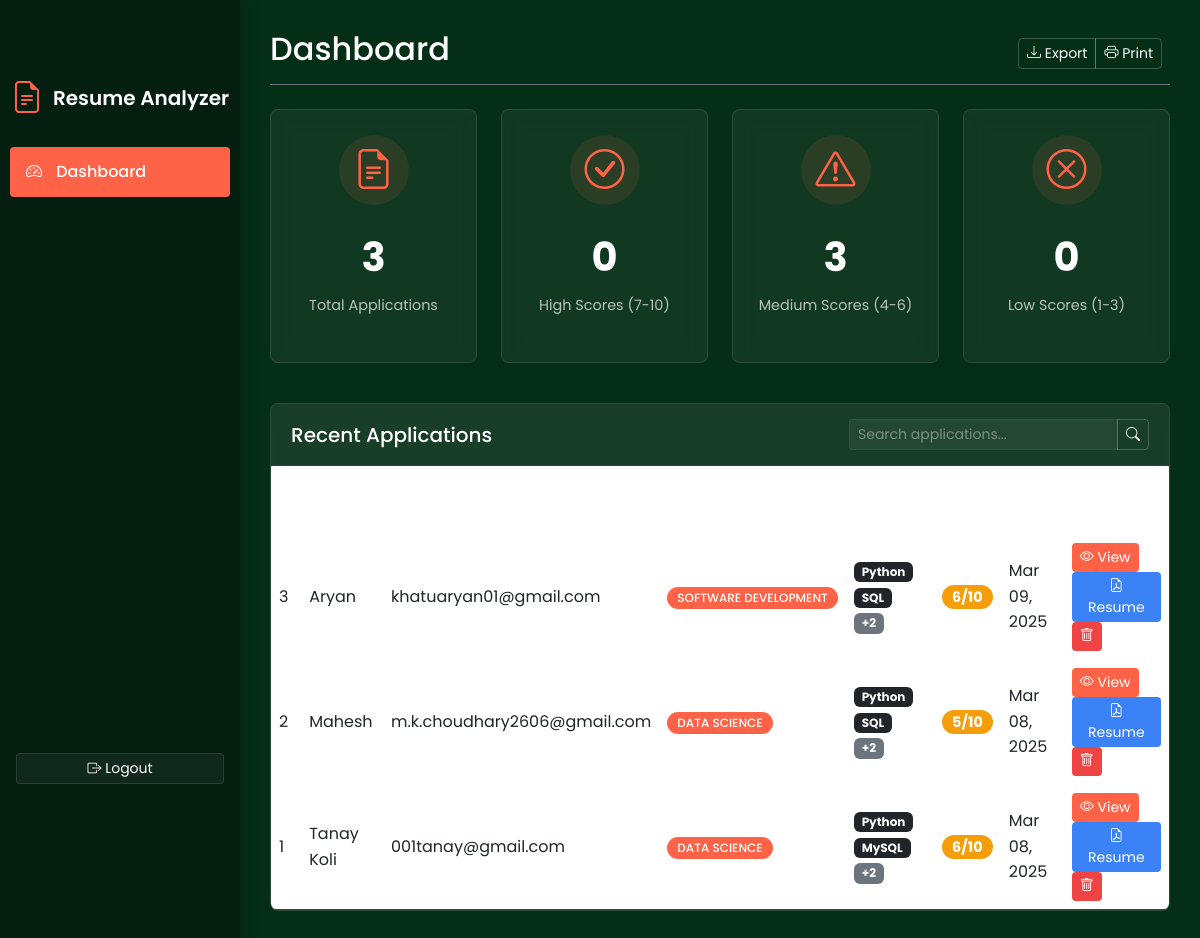
The app's page /admin (signed in), older data.
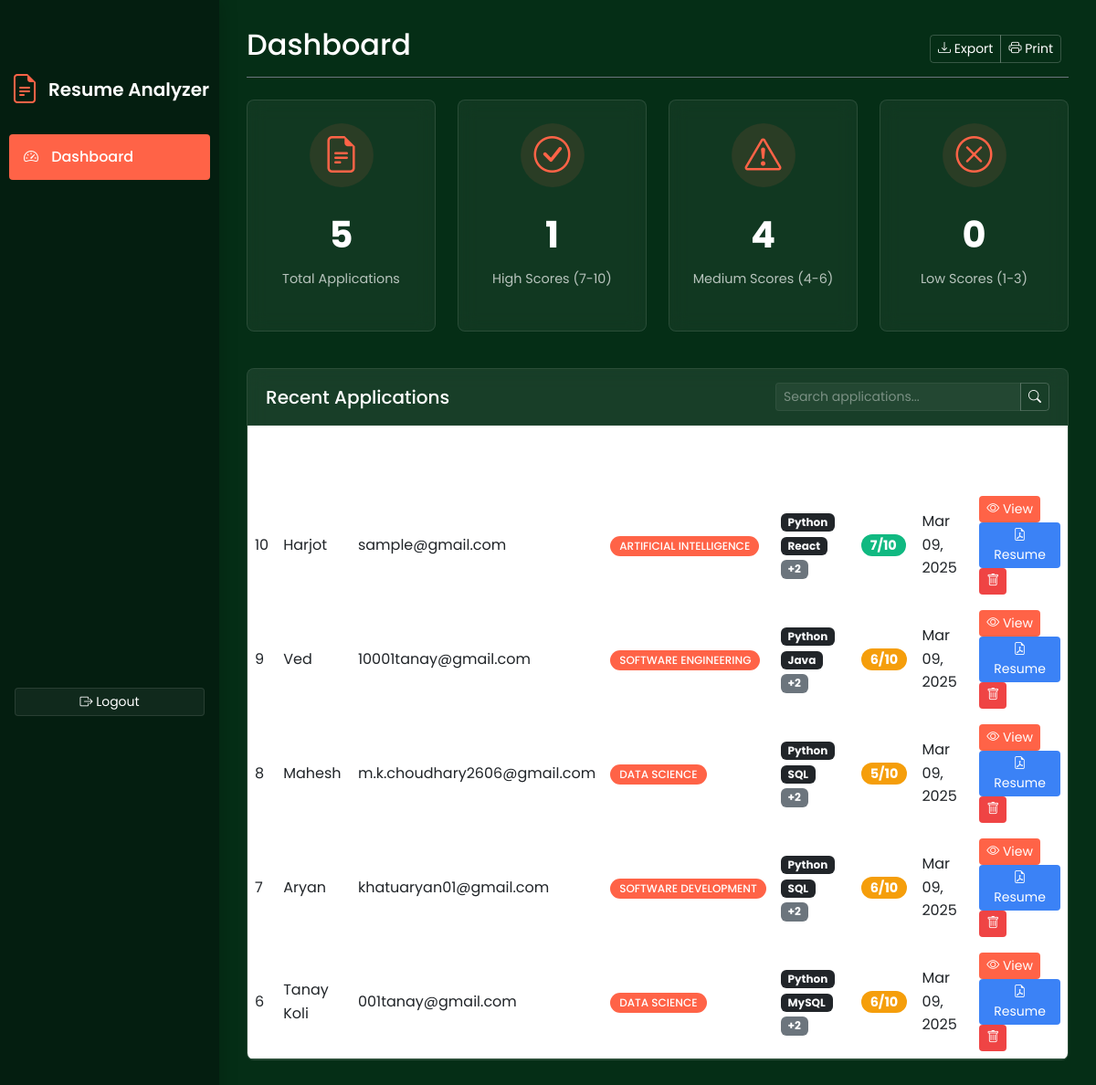
The same page, newer data.
### tables this page shows
CREATE TABLE applications (
        id INTEGER PRIMARY KEY AUTOINCREMENT,
        name TEXT NOT NULL,
        email TEXT NOT NULL,
        domain TEXT NOT NULL,
        key_skills TEXT NOT NULL,
        missing_skills TEXT NOT NULL,
        score INTEGER NOT NULL,
        date TEXT NOT NULL,
        analysis TEXT NOT NULL,
        overview TEXT NOT NULL,
        resume_path TEXT NOT NULL
    , job_role TEXT DEFAULT "general");

### app.py (the view)
@app.route('/admin', methods=['GET'])
def admin():
    if session.get('admin_logged_in'):
        applications = get_all_applications()
        return render_template('admin_dashboard.html', applications=applications)
    else:
        return render_template('admin_login.html')

### app.py (called while the page is built)
def get_db_connection():
    conn = sqlite3.connect(DATABASE)
    conn.row_factory = sqlite3.Row
    return conn

def get_all_applications():
    conn = get_db_connection()
    applications = conn.execute('SELECT * FROM applications ORDER BY id DESC').fetchall()
    result = []
    for app in applications:
        app_dict = dict(app)
        app_dict['key_skills'] = app_dict['key_skills'].split(',')
        app_dict['missing_skills'] = app_dict['missing_skills'].split(',')
        result.append(app_dict)
    conn.close()
    return result

### templates/admin_dashboard.html (shortened to what this page needs)
<!DOCTYPE html>
<html lang="en">
<head>
    <link href="https://cdn.jsdelivr.net/npm/bootstrap@5.3.0-alpha1/dist/css/bootstrap.min.css" rel="stylesheet">
    <link rel="stylesheet" href="https://cdn.jsdelivr.net/npm/bootstrap-icons@1.11.3/font/bootstrap-icons.min.css">
</head>
<body>
    <nav class="col-md-2 d-md-block sidebar" id="sidebar">
        <div class="sidebar-sticky">
            <div class="admin-logo mb-4 mt-3">
                <i class="bi bi-file-earmark-text"></i>
                <h5>Resume Analyzer</h5>
            </div>
            <ul class="nav flex-column">
                <li class="nav-item">
                    <a class="nav-link active" href="#">
                        <i class="bi bi-speedometer2"></i>
                        Dashboard
                    </a>
                </li>
            </ul>
            <div class="mt-auto p-3" style="position: absolute; bottom: 0; width: 100%;">
                <a href="/admin/logout" class="btn logout-btn btn-sm w-100">
                    <i class="bi bi-box-arrow-right"></i> Logout
                </a>
            </div>
        </div>
    </nav>
    <main role="main" class="main-content" id="main-content">
        <div class="d-flex justify-content-between flex-wrap flex-md-nowrap align-items-center pb-2 mb-4 border-bottom border-secondary">
            <h1 class="h2">Dashboard</h1>
            <div class="btn-toolbar mb-2 mb-md-0">
                <div class="btn-group me-2">
                    <button class="btn btn-sm btn-outline-secondary" onclick="exportToCSV()">
                        <i class="bi bi-download"></i> Export
                    </button>
                    <button class="btn btn-sm btn-outline-secondary" onclick="window.print()">
                        <i class="bi bi-printer"></i> Print
                    </button>
                </div>
            </div>
        </div>
        <div class="row mb-4">
            <div class="col-md-3 mb-3">
                <div class="card stats-card h-100">
                    <div class="stats-icon">
                        <i class="bi bi-file-earmark-text"></i>
                    </div>
                    <div class="stats-number">{{ applications|length }}</div>
                    <div class="stats-label">Total Applications</div>
                </div>
            </div>
            <div class="col-md-3 mb-3">
                <div class="card stats-card h-100">
                    <div class="stats-icon">
                        <i class="bi bi-check-circle"></i>
                    </div>
                    <div class="stats-number">{{ applications|selectattr('score', 'ge', 7)|list|length }}</div>
                    <div class="stats-label">High Scores (7-10)</div>
                </div>
            </div>
            <div class="col-md-3 mb-3">
                <div class="card stats-card h-100">
                    <div class="stats-icon">
                        <i class="bi bi-exclamation-triangle"></i>
                    </div>
                    <div class="stats-number">{{ applications|selectattr('score', 'ge', 4)|selectattr('score', 'lt', 7)|list|length }}</div>
                    <div class="stats-label">Medium Scores (4-6)</div>
                </div>
            </div>
            <div class="col-md-3 mb-3">
                <div class="card stats-card h-100">
                    <div class="stats-icon">
                        <i class="bi bi-x-circle"></i>
                    </div>
                    <div class="stats-number">{{ applications|selectattr('score', 'lt', 4)|list|length }}</div>
                    <div class="stats-label">Low Scores (1-3)</div>
                </div>
            </div>
        </div>
        <div class="card">
            <div class="card-header d-flex justify-content-between align-items-center">
                <h5 class="mb-0">Recent Applications</h5>
                <div class="input-group" style="width: 300px;">
                    <input type="text" class="form-control form-control-sm" id="searchInput" placeholder="Search applications...">
                    <button class="btn btn-sm btn-outline-secondary" type="button" id="searchButton">
                        <i class="bi bi-search"></i>
                    </button>
                </div>
            </div>
            <div class="card-body p-0">
                {% if applications %}
                <div class="table-responsive">
                    <table class="table table-hover" id="applicationsTable">
                        <thead>
                            <tr>
                                <th>#</th>
                                <th>Name</th>
                                <th>Email</th>
                                <th>Domain</th>
                                <th>Key Skills</th>
                                <th>Score</th>
                                <th>Date</th>
                                <th>Actions</th>
                            </tr>
                        </thead>
                        <tbody>
                            {% for app in applications %}
                            <tr>
                                <td>{{ app.id }}</td>
                                <td>{{ app.name }}</td>
                                <td>{{ app.email }}</td>
                                <td><span class="badge badge-domain">{{ app.domain }}</span></td>
                                <td>
                                    {% for skill in app.key_skills[:2] %}
                                    <span class="badge bg-dark text-light">{{ skill }}</span>
                                    {% endfor %}
                                    {% if app.key_skills|length > 2 %}
                                    <span class="badge bg-secondary">+{{ app.key_skills|length - 2 }}</span>
                                    {% endif %}
                                </td>
                                <td>
                                    {% if app.score >= 7 %}
                                    <span class="badge score-high badge-score">{{ app.score }}/10</span>
                                    {% elif app.score >= 4 %}
                                    <span class="badge score-medium badge-score">{{ app.score }}/10</span>
                                    {% else %}
                                    <span class="badge score-low badge-score">{{ app.score }}/10</span>
                                    {% endif %}
                                </td>
                                <td>{{ app.date }}</td>
                                <td class="action-buttons">
                                    <a href="/admin/application/{{ app.id }}" class="btn btn-primary btn-sm">
                                        <i class="bi bi-eye"></i> View
                                    </a>
                                    <a href="/admin/application/{{ app.id }}/resume" class="btn btn-info btn-sm" target="_blank">
                                        <i class="bi bi-file-earmark-pdf"></i> Resume
                                    </a>
                                    <button class="btn btn-danger btn-sm" data-bs-toggle="modal" data-bs-target="#deleteModal{{ app.id }}">
                                        <i class="bi bi-trash"></i>
                                    </button>
                                </td>
                            </tr>
                            {% endfor %}
                        </tbody>
                    </table>
                </div>
                {% else %}
                <div class="empty-state">
                    <i class="bi bi-inbox"></i>
                    <h5>No Applications Yet</h5>
                    <p>Applications will appear here once users submit their resumes.</p>
                </div>
                {% endif %}
            </div>
        </div>
    </main>
</body>
</html>

### templates/admin_dashboard.html (style rules this page uses)
:root { --primary-color: #ff6347; --secondary-color: #f8f9fa; --dark-bg: #052e16; --darker-bg: #041e10; --card-bg: rgba(255, 255, 255, 0.05); --border-radius: 8px; --box-shadow: 0 10px 20px rgba(0, 0, 0, 0.2); --transition: all 0.3s ease; }
body { padding-top: 0; background-color: var(--dark-bg); font-family: 'Poppins', sans-serif; color: white; line-height: 1.6; }
.sidebar { position: fixed; top: 0; bottom: 0; left: 0; z-index: 100; padding: 48px 0 0; box-shadow: 0 0 20px rgba(0, 0, 0, 0.2); background-color: var(--darker-bg); color: white; transition: all 0.3s; width: 240px; }
.sidebar-sticky { position: relative; top: 0; height: calc(100vh - 48px); padding-top: 0.5rem; overflow-x: hidden; overflow-y: auto; }
.sidebar .nav-link { font-weight: 500; color: rgba(255, 255, 255, 0.75); padding: 0.75rem 1rem; border-radius: 4px; margin: 0 10px 5px; transition: var(--transition); }
.sidebar .nav-link.active { color: #fff; background-color: var(--primary-color); }
.sidebar .nav-link i { margin-right: 10px; }
.main-content { margin-left: 240px; padding: 30px; transition: all 0.3s; }
.card { border: none; border-radius: var(--border-radius); background-color: var(--card-bg); backdrop-filter: blur(10px); border: 1px solid rgba(255, 255, 255, 0.1); margin-bottom: 20px; overflow: hidden; }
.card-header { background-color: rgba(255, 255, 255, 0.03); border-bottom: 1px solid rgba(255, 255, 255, 0.05); padding: 15px 20px; color: white; }
.table { margin-bottom: 0; color: rgba(255, 255, 255, 0.9); }
.table th { border-top: none; font-weight: 600; color: white; border-color: rgba(255, 255, 255, 0.1); }
.table td { border-color: rgba(255, 255, 255, 0.1); vertical-align: middle; }
.badge-domain { background-color: var(--primary-color); color: white; padding: 5px 10px; border-radius: 50px; font-weight: 500; }
.badge-score { font-size: 0.9rem; padding: 5px 10px; border-radius: 50px; }
.score-high { background-color: #10b981; }
.score-medium { background-color: #f59e0b; }
.action-buttons .btn { padding: 0.25rem 0.5rem; font-size: 0.875rem; border-radius: 4px; }
.stats-card { text-align: center; padding: 25px; height: 100%; }
.stats-icon { font-size: 2.5rem; margin-bottom: 15px; color: var(--primary-color); width: 70px; height: 70px; background-color: rgba(255, 99, 71, 0.1); border-radius: 50%; display: flex; align-items: center; justify-content: center; margin: 0 auto 20px; }
.stats-number { font-size: 2.5rem; font-weight: 700; margin-bottom: 5px; color: white; }
.stats-label { color: rgba(255, 255, 255, 0.7); font-size: 0.9rem; }
.btn-primary { background-color: var(--primary-color); border: none; border-radius: 4px; transition: var(--transition); }
.btn-outline-secondary { border-color: rgba(255, 255, 255, 0.2); color: white; border-radius: 4px; transition: var(--transition); }
.btn-danger { background-color: #ef4444; border: none; }
.btn-info { background-color: #3b82f6; border: none; color: white; }
.form-control { background-color: rgba(255, 255, 255, 0.05); border: 1px solid rgba(255, 255, 255, 0.1); color: white; border-radius: 4px; }
.form-control::placeholder { color: rgba(255, 255, 255, 0.4); }
.admin-logo { display: flex; align-items: center; justify-content: center; margin-bottom: 20px; }
.admin-logo i { font-size: 2rem; color: var(--primary-color); margin-right: 10px; }
.admin-logo h5 { margin: 0; font-weight: 600; }
.logout-btn { background-color: rgba(255, 255, 255, 0.05); border: 1px solid rgba(255, 255, 255, 0.1); color: white; transition: var(--transition); }

Row changes from the older to the newer data that the page shows:
removed applications: id "3", name "Aryan", email "khatuaryan01@gmail.com", domain "SOFTWARE DEVELOPMENT", 2 "Python" "SQL", key_skills|length "2", score "6", date "Mar 09, 2025"
removed applications: id "2", name "Mahesh", email "m.k.choudhary2606@gmail.com", domain "DATA SCIENCE", 2 "Python" "SQL", key_skills|length "2", score "5", date "Mar 08, 2025"
removed applications: id "1", name "Tanay Koli", email "001tanay@gmail.com", domain "DATA SCIENCE", 2 "Python" "MySQL", key_skills|length "2", score "6", date "Mar 08, 2025"
added applications: id "10", name "Harjot", email "sample@gmail.com", domain "ARTIFICIAL INTELLIGENCE", 2 "Python" "React", key_skills|length "2", score "7", date "Mar 09, 2025"
added applications: id "9", name "Ved", email "10001tanay@gmail.com", domain "SOFTWARE ENGINEERING", 2 "Python" "Java", key_skills|length "2", score "6", date "Mar 09, 2025"
added applications: id "8", name "Mahesh", email "m.k.choudhary2606@gmail.com", domain "DATA SCIENCE", 2 "Python" "SQL", key_skills|length "2", score "5", date "Mar 09, 2025"
added applications: id "7", name "Aryan", email "khatuaryan01@gmail.com", domain "SOFTWARE DEVELOPMENT", 2 "Python" "SQL", key_skills|length "2", score "6", date "Mar 09, 2025"
added applications: id "6", name "Tanay Koli", email "001tanay@gmail.com", domain "DATA SCIENCE", 2 "Python" "MySQL", key_skills|length "2", score "6", date "Mar 09, 2025"
Text that changed along with them:
{{ applications|length }}: "3" → "5"
{{ applications|selectattr('score', 'ge', 7)|list|length }}: "0" → "1"
text no longer shown: "3"
text now shown: "4"
